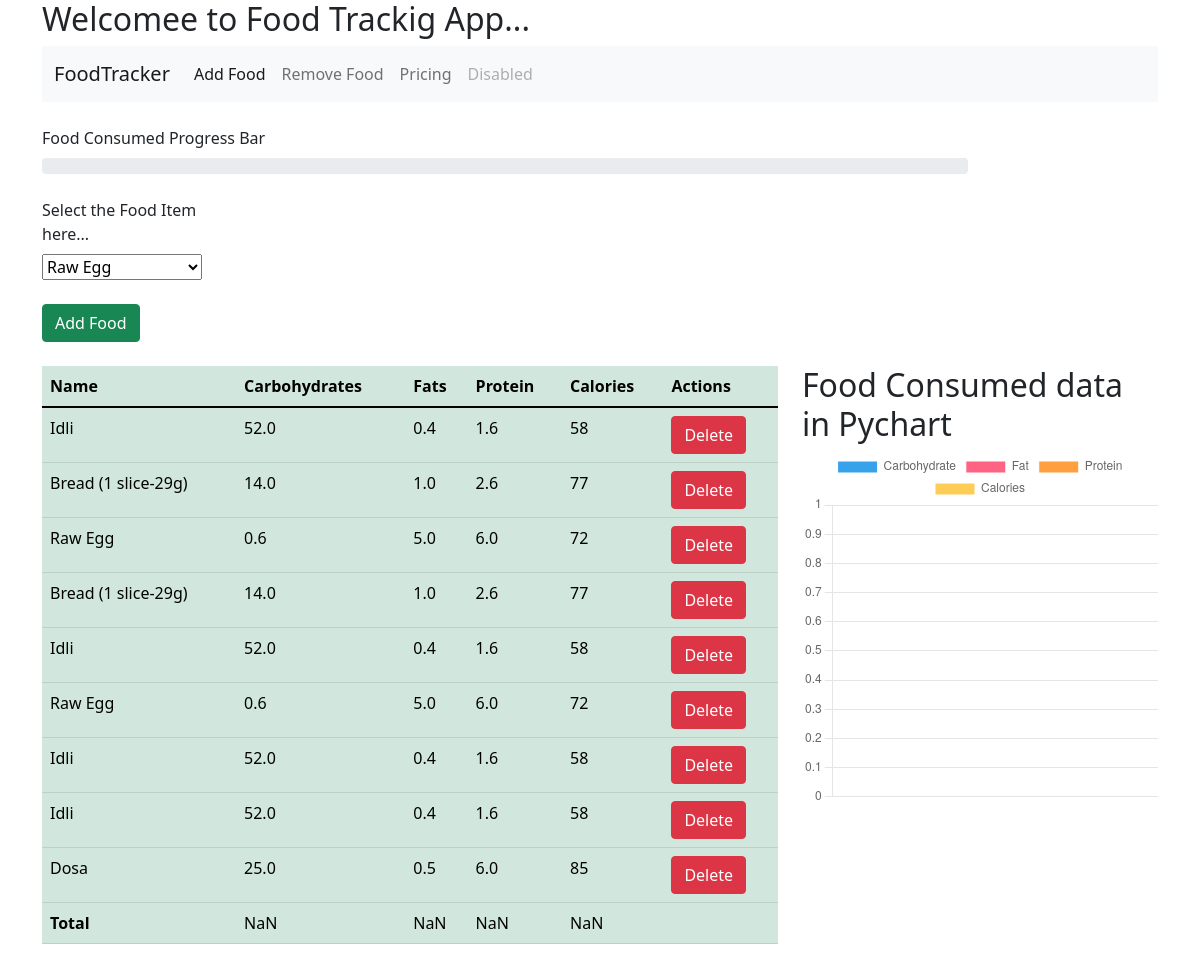
Screenshot of /index (signed in) with the database file from the repository.
### FoodTrackingApp/models.py (models this page shows, shortened)
class Food_consume(models.Model):
    food_consume=models.ForeignKey(Food,on_delete=models.CASCADE)
    user=models.ForeignKey(User,on_delete=models.CASCADE)

class Food(models.Model):
    name=models.CharField(max_length=100)
    carbs=models.FloatField()
    fats=models.FloatField()
    protein=models.FloatField()
    calories=models.IntegerField()

### FoodTrackingApp/views.py (the view)
# urls.py: path('index',views.Index,name='Index'),
def Index(request):
    if request.method=='POST':
        vfood_consumed=request.POST.get('food_consume')
        consume=Food.objects.get(name=vfood_consumed)
        vuser=request.user
        food_consume=Food_consume(user=vuser,food_consume=consume)
        food_consume.save()
        food_item=Food.objects.all()
    else:
        food_item=Food.objects.all()
    food_selected=Food_consume.objects.filter(user=request.user)
    return render(request, 'Index.html',{'food':food_item,'food_item':food_selected})

### FoodTrackingApp/Templates/Index.html (shortened to what this page needs)
<!DOCTYPE html>
<html lang="en">
{% load static %}
<head>
    <link href="{% static 'css/css/bootstrap.min.css' %}" rel="stylesheet">
</head>
<body>
<div class="container">
<h2>Welcomee to Food Trackig App...</h2>
   <nav class="navbar navbar-expand-lg navbar-light bg-light">
      <div class="container-fluid">
        <a class="navbar-brand" href="{% url 'Index' %}">FoodTracker</a>
        <div class="collapse navbar-collapse" id="navbarNav">
          <ul class="navbar-nav">
            <li class="nav-item">
              <a class="nav-link active" aria-current="page" href="{% url 'addfood' %}">Add Food</a>
            </li>
            <li class="nav-item">
              <a class="nav-link" href="#">Remove Food</a>
            </li>
            <li class="nav-item">
              <a class="nav-link" href="#">Pricing</a>
            </li>
            <li class="nav-item">
              <a class="nav-link disabled" href="#" tabindex="-1" aria-disabled="true">Disabled</a>
            </li>
          </ul>
        </div>
      </div>
    </nav><br>
    <div class="row">
        <div class="col-sm-10">
            <label class="form-label"> Food Consumed Progress Bar </label>
            <div class="progress">
            </div>
        </div>
    </div> <br>
    <div class="row">
        <div class="col-md-12">
            <form method="post">
                <div class="col-sm-2">
                    <label class="form-label">Select the Food Item here...</label>
                </div>
                <div class="col-sm-6">
                <select name="food_consume" id="food">
                    {% for f in food %}
                    <option value="{{f.name}}">{{f.name}}</option>
                    {% endfor %}
                </select>
                </div><br>
                <div class="col-sm-2">
                <button type="submit" class="btn btn-success">Add Food</button><br>
                </div>
            </form>
        </div>
    </div><br>
    <div class="row">
        <div class="col-md-8">
            <table class="table table-stripe table-success" id="table">
                <thead>
                    <tr>
                        <th>Name</th>
                        <th>Carbohydrates</th>
                        <th>Fats</th>
                        <th>Protein</th>
                        <th>Calories</th>
                        <th>Actions</th>
                    </tr>
                </thead>
                <tbody>
                    {% for food in food_item %}
                        <tr>
                            <td>{{food.food_consume.name}}</td>
                            <td>{{food.food_consume.carbs}}</td>
                            <td>{{food.food_consume.fats}}</td>
                            <td>{{food.food_consume.protein}}</td>
                            <td>{{food.food_consume.calories}}</td>
                            <td><a href="{% url 'delFood' food.id %}" class="btn btn-danger">Delete</a> </td>
                        </tr>
                    {% endfor %}
                    <tr>
                        <td id="1"><b>Total</b></td>
                        <td id="carbs"><b></b></td>
                        <td id="fats"><b></b></td>
                        <td id="pro"><b></b></td>
                        <td id="cal"><b></b></td>
                        <td><b></b></td>
                    </tr>
                </tbody>
            </table>
        </div>
        <div class="col-md-4">
            <h2>Food Consumed data in Pychart</h2>
            <div>
                <canvas id="myChart" ></canvas>
            </div>
        </div>
    </div>
</div>
</body>
<script type="text/javascript">
    table=document.getElementById("table")
    var carbs=0,fats=0,protein=0,calories=0;
    for(var i=1; i<table.rows.length-1; i++)
    {
        console.log(table.rows[i].cells[1].innerHTML);
        carbs=carbs+parseFloat(table.rows[i].cells[1].innerHTML);
        carbs=Math.round(carbs)
        fats=fats+parseFloat(table.rows[i].cells[2].innerHTML);
        fats=Math.round(fats)
        protein=protein+parseFloat(table.rows[i].cells[3].innerHTML);
        protein=Math.round(protein)
        calories=calories+parseFloat(table.rows[i].cells[4].innerHTML);
        calories=Math.round(calories)
    }
    console.log(fats);
    document.getElementById("carbs").innerHTML=carbs
    document.getElementById("fats").innerHTML=fats
    document.getElementById("pro").innerHTML=protein
    document.getElementById("cal").innerHTML=calories
    calpercent=(calories/1500)*100
    document.getElementById('progress-bar').setAttribute("style","width:"+calpercent+"%")
    totnutrient=carbs+fats+protein+calories
    percarbs=parseFloat(carbs/totnutrient)*100
    perfats=parseFloat(fats/totnutrient)*100
    perprotein=parseFloat(protein/totnutrient)*100
    percalories=parseFloat(calories/totnutrient)*100
    const ctx= document.getElementById("myChart");
        new Chart(ctx, {
        type: 'doughnut',
        data: {
            labels: ['Carbohydrate', 'Fat', 'Protein', 'Calories'],
            datasets: [{
                label: '# of Votes',
                data: [percarbs, perfats, perprotein, percalories],
                borderWidth: 1
            }]
        },
        options: {
            scales: {
                y: {
                    beginAtZero: true
                }
             }
            }
        });
</script>
</html>

### rows the page displays
Food_consume: food_consume.name "Idli", food_consume.carbs "52.0", food_consume.fats "0.4", food_consume.protein "1.6", food_consume.calories "58"
Food_consume: food_consume.name "Bread (1 slice-29g)", food_consume.carbs "14.0", food_consume.fats "1.0", food_consume.protein "2.6", food_consume.calories "77"
Food_consume: food_consume.name "Raw Egg", food_consume.carbs "0.6", food_consume.fats "5.0", food_consume.protein "6.0", food_consume.calories "72"
Food_consume: food_consume.name "Bread (1 slice-29g)", food_consume.carbs "14.0", food_consume.fats "1.0", food_consume.protein "2.6", food_consume.calories "77"
Food_consume: food_consume.name "Idli", food_consume.carbs "52.0", food_consume.fats "0.4", food_consume.protein "1.6", food_consume.calories "58"
Food_consume: food_consume.name "Raw Egg", food_consume.carbs "0.6", food_consume.fats "5.0", food_consume.protein "6.0", food_consume.calories "72"
Food_consume: food_consume.name "Idli", food_consume.carbs "52.0", food_consume.fats "0.4", food_consume.protein "1.6", food_consume.calories "58"
Food_consume: food_consume.name "Idli", food_consume.carbs "52.0", food_consume.fats "0.4", food_consume.protein "1.6", food_consume.calories "58"
Food_consume: food_consume.name "Dosa", food_consume.carbs "25.0", food_consume.fats "0.5", food_consume.protein "6.0", food_consume.calories "85"

### other values shown
form field food_consume "Raw Egg"
